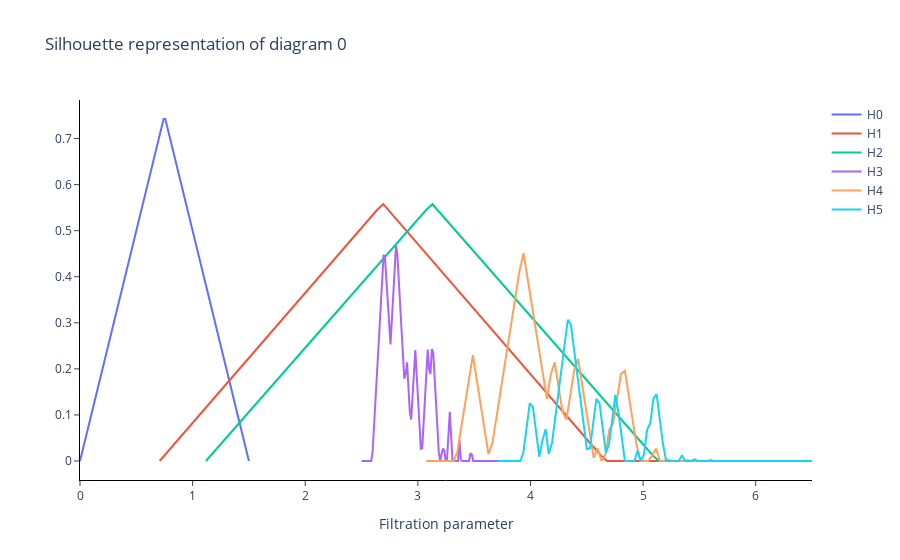

Source (notebook cell):
### Code cell
import gtda.diagrams
silhouette = gtda.diagrams.Silhouette(power = 1)
silhouettes = silhouette.fit_transform(diagrams)
silhouette_fig = silhouette.plot(landscapes, sample = 0)
silhouette_fig.write_image(file = f"complexes/silhouette.svg", format = "svg")
display(silhouette_fig)
